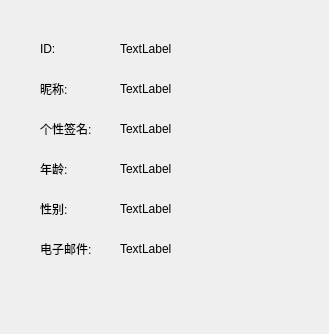
<?xml version="1.0" encoding="UTF-8"?>
<ui version="4.0">
 <class>PersonInfo</class>
 <widget class="QDialog" name="PersonInfo">
  <property name="geometry">
   <rect>
    <x>0</x>
    <y>0</y>
    <width>329</width>
    <height>334</height>
   </rect>
  </property>
  <property name="windowTitle">
   <string>Dialog</string>
  </property>
  <widget class="QLabel" name="label">
   <property name="geometry">
    <rect>
     <x>40</x>
     <y>40</y>
     <width>67</width>
     <height>17</height>
    </rect>
   </property>
   <property name="text">
    <string>ID:</string>
   </property>
  </widget>
  <widget class="QLabel" name="label_2">
   <property name="geometry">
    <rect>
     <x>40</x>
     <y>80</y>
     <width>67</width>
     <height>17</height>
    </rect>
   </property>
   <property name="text">
    <string>昵称:</string>
   </property>
  </widget>
  <widget class="QLabel" name="label_3">
   <property name="geometry">
    <rect>
     <x>40</x>
     <y>120</y>
     <width>67</width>
     <height>17</height>
    </rect>
   </property>
   <property name="text">
    <string>个性签名:</string>
   </property>
  </widget>
  <widget class="QLabel" name="label_4">
   <property name="geometry">
    <rect>
     <x>40</x>
     <y>160</y>
     <width>67</width>
     <height>17</height>
    </rect>
   </property>
   <property name="text">
    <string>年龄:</string>
   </property>
  </widget>
  <widget class="QLabel" name="label_5">
   <property name="geometry">
    <rect>
     <x>40</x>
     <y>200</y>
     <width>67</width>
     <height>17</height>
    </rect>
   </property>
   <property name="text">
    <string>性别:</string>
   </property>
  </widget>
  <widget class="QLabel" name="label_6">
   <property name="geometry">
    <rect>
     <x>40</x>
     <y>240</y>
     <width>67</width>
     <height>17</height>
    </rect>
   </property>
   <property name="text">
    <string>电子邮件:</string>
   </property>
  </widget>
  <widget class="QLabel" name="IdLabel">
   <property name="geometry">
    <rect>
     <x>120</x>
     <y>40</y>
     <width>67</width>
     <height>17</height>
    </rect>
   </property>
   <property name="text">
    <string>TextLabel</string>
   </property>
  </widget>
  <widget class="QLabel" name="nickNameLabel">
   <property name="geometry">
    <rect>
     <x>120</x>
     <y>80</y>
     <width>201</width>
     <height>17</height>
    </rect>
   </property>
   <property name="text">
    <string>TextLabel</string>
   </property>
  </widget>
  <widget class="QLabel" name="signatureLabel">
   <property name="geometry">
    <rect>
     <x>120</x>
     <y>120</y>
     <width>201</width>
     <height>17</height>
    </rect>
   </property>
   <property name="text">
    <string>TextLabel</string>
   </property>
  </widget>
  <widget class="QLabel" name="ageLabel">
   <property name="geometry">
    <rect>
     <x>120</x>
     <y>160</y>
     <width>67</width>
     <height>17</height>
    </rect>
   </property>
   <property name="text">
    <string>TextLabel</string>
   </property>
  </widget>
  <widget class="QLabel" name="sexLabel">
   <property name="geometry">
    <rect>
     <x>120</x>
     <y>200</y>
     <width>67</width>
     <height>17</height>
    </rect>
   </property>
   <property name="text">
    <string>TextLabel</string>
   </property>
  </widget>
  <widget class="QLabel" name="emailLabel">
   <property name="geometry">
    <rect>
     <x>120</x>
     <y>240</y>
     <width>201</width>
     <height>17</height>
    </rect>
   </property>
   <property name="text">
    <string>TextLabel</string>
   </property>
  </widget>
 </widget>
 <resources/>
 <connections/>
</ui>
